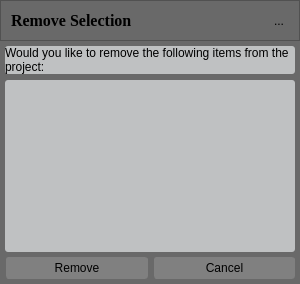
<?xml version="1.0" encoding="UTF-8"?>
<ui version="4.0">
 <class>RemoveSelection</class>
 <widget class="QDialog" name="RemoveSelection">
  <property name="windowModality">
   <enum>Qt::ApplicationModal</enum>
  </property>
  <property name="geometry">
   <rect>
    <x>0</x>
    <y>0</y>
    <width>300</width>
    <height>284</height>
   </rect>
  </property>
  <property name="sizePolicy">
   <sizepolicy hsizetype="Fixed" vsizetype="Expanding">
    <horstretch>0</horstretch>
    <verstretch>0</verstretch>
   </sizepolicy>
  </property>
  <property name="minimumSize">
   <size>
    <width>300</width>
    <height>0</height>
   </size>
  </property>
  <property name="maximumSize">
   <size>
    <width>300</width>
    <height>18000</height>
   </size>
  </property>
  <property name="windowTitle">
   <string>Dialog</string>
  </property>
  <property name="styleSheet">
   <string notr="true">/*QWidget {
	background-color: rgb(191,193,194);
	border-color: black;
}
*/
/*	Push button*/
QPushButton {
	min-height: 20px;
	border: 1px solid gray;
	border-radius: 3px;
	background-color: lightgray;
	selection-background-color: gray;
}

QPushButton:hover {
	background-color: gray;
	border-radius: 3px;
}


/*Tool button*/
QToolButton {
	max-width: 20px;
	max-height: 20px;
	border: 0px solid gray;
}

/*Line edit*/
QLineEdit {
    border: 1px solid gray;
	border-radius: 3px;
    background-color: lightgray;
    selection-background-color: darkgray;
}</string>
  </property>
  <layout class="QVBoxLayout" name="verticalLayout">
   <property name="spacing">
    <number>0</number>
   </property>
   <property name="leftMargin">
    <number>0</number>
   </property>
   <property name="topMargin">
    <number>0</number>
   </property>
   <property name="rightMargin">
    <number>0</number>
   </property>
   <property name="bottomMargin">
    <number>0</number>
   </property>
   <item>
    <widget class="QFrame" name="m_pFrameTitle">
     <property name="sizePolicy">
      <sizepolicy hsizetype="Expanding" vsizetype="Fixed">
       <horstretch>0</horstretch>
       <verstretch>0</verstretch>
      </sizepolicy>
     </property>
     <property name="minimumSize">
      <size>
       <width>290</width>
       <height>40</height>
      </size>
     </property>
     <property name="styleSheet">
      <string notr="true">background-color:rgb(105,105,105)</string>
     </property>
     <property name="frameShape">
      <enum>QFrame::StyledPanel</enum>
     </property>
     <property name="frameShadow">
      <enum>QFrame::Raised</enum>
     </property>
     <layout class="QHBoxLayout" name="horizontalLayout">
      <property name="leftMargin">
       <number>10</number>
      </property>
      <property name="topMargin">
       <number>10</number>
      </property>
      <property name="rightMargin">
       <number>10</number>
      </property>
      <property name="bottomMargin">
       <number>10</number>
      </property>
      <item>
       <widget class="QLabel" name="m_pLabelTitle">
        <property name="font">
         <font>
          <family>Times New Roman</family>
          <pointsize>12</pointsize>
          <weight>75</weight>
          <bold>true</bold>
         </font>
        </property>
        <property name="text">
         <string>Remove Selection</string>
        </property>
       </widget>
      </item>
      <item>
       <widget class="QToolButton" name="m_pToolButtonCancel">
        <property name="minimumSize">
         <size>
          <width>16</width>
          <height>16</height>
         </size>
        </property>
        <property name="maximumSize">
         <size>
          <width>20</width>
          <height>20</height>
         </size>
        </property>
        <property name="layoutDirection">
         <enum>Qt::RightToLeft</enum>
        </property>
        <property name="text">
         <string>...</string>
        </property>
        <property name="icon">
         <iconset>
          <normaloff>../../../../Resources/Icons/close-icon.png</normaloff>../../../../Resources/Icons/close-icon.png</iconset>
        </property>
       </widget>
      </item>
     </layout>
    </widget>
   </item>
   <item>
    <widget class="QFrame" name="m_pVerticalWidgets">
     <property name="styleSheet">
      <string notr="true">background-color:rgb(105,105,105)
</string>
     </property>
     <layout class="QVBoxLayout" name="verticalLayout_2">
      <property name="leftMargin">
       <number>5</number>
      </property>
      <property name="topMargin">
       <number>5</number>
      </property>
      <property name="rightMargin">
       <number>5</number>
      </property>
      <property name="bottomMargin">
       <number>5</number>
      </property>
      <item>
       <widget class="QLabel" name="label">
        <property name="styleSheet">
         <string notr="true">background-color: rgb(191,193,194);
border-radius: 3px;</string>
        </property>
        <property name="text">
         <string>Would you like to remove the following items from the project:</string>
        </property>
        <property name="scaledContents">
         <bool>false</bool>
        </property>
        <property name="wordWrap">
         <bool>true</bool>
        </property>
        <property name="margin">
         <number>5</number>
        </property>
       </widget>
      </item>
      <item>
       <widget class="QLabel" name="m_pLabelRemoveItems">
        <property name="sizePolicy">
         <sizepolicy hsizetype="Preferred" vsizetype="MinimumExpanding">
          <horstretch>0</horstretch>
          <verstretch>0</verstretch>
         </sizepolicy>
        </property>
        <property name="styleSheet">
         <string notr="true">background-color: rgb(191,193,194);
border-radius: 3px;</string>
        </property>
        <property name="text">
         <string/>
        </property>
        <property name="margin">
         <number>5</number>
        </property>
        <property name="indent">
         <number>50</number>
        </property>
        <property name="textInteractionFlags">
         <set>Qt::NoTextInteraction</set>
        </property>
       </widget>
      </item>
     </layout>
    </widget>
   </item>
   <item>
    <widget class="QFrame" name="m_pFrameButtonBox">
     <property name="styleSheet">
      <string notr="true">background-color:rgb(105,105,105);</string>
     </property>
     <layout class="QHBoxLayout" name="horizontalLayout_2">
      <property name="spacing">
       <number>6</number>
      </property>
      <property name="leftMargin">
       <number>6</number>
      </property>
      <property name="topMargin">
       <number>0</number>
      </property>
      <property name="rightMargin">
       <number>5</number>
      </property>
      <property name="bottomMargin">
       <number>5</number>
      </property>
      <item>
       <widget class="QPushButton" name="m_pPushButtonRemove">
        <property name="styleSheet">
         <string notr="true">QPushButton {
	min-height: 20px;
	border: 1px solid gray;
	border-radius: 3px;
	background-color: gray;
	selection-background-color: rgb(191,193,194);
}

QPushButton:hover {
	background-color:rgb(105,105,105);
	border-radius: 3px;
	color:white;
}</string>
        </property>
        <property name="text">
         <string>Remove</string>
        </property>
       </widget>
      </item>
      <item>
       <widget class="QPushButton" name="m_pPushButtonCancel">
        <property name="styleSheet">
         <string notr="true">QPushButton {
	min-height: 20px;
	border: 1px solid gray;
	border-radius: 3px;
	background-color: gray;
	selection-background-color: rgb(191,193,194);
}

QPushButton:hover {
	background-color:rgb(105,105,105);
	border-radius: 3px;
	color:white;
}</string>
        </property>
        <property name="text">
         <string>Cancel</string>
        </property>
        <property name="flat">
         <bool>true</bool>
        </property>
       </widget>
      </item>
     </layout>
    </widget>
   </item>
  </layout>
 </widget>
 <resources/>
 <connections/>
</ui>
